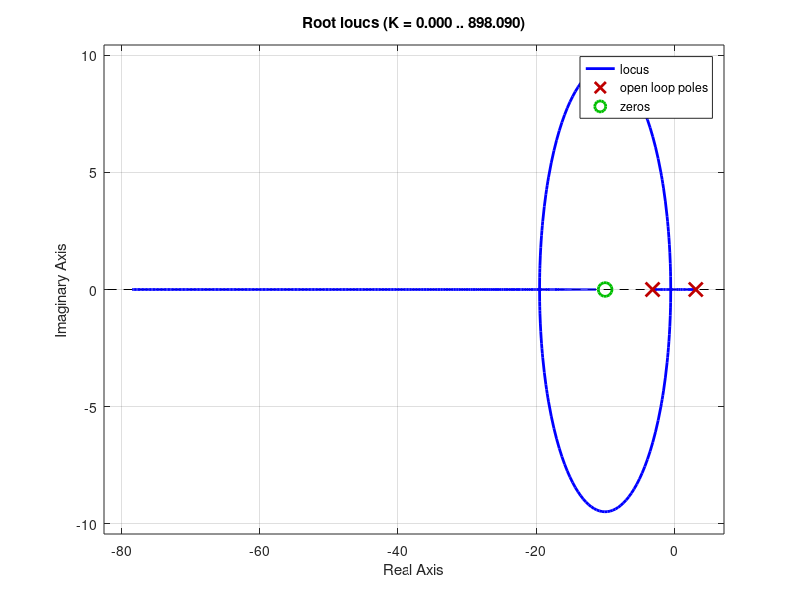

MATLAB code to generate this figure: (Note: this script raises an error after producing the figure.)
%% Control design for inverted pendulum

clear all
close all

g = 9.8;
L = 1;
s = tf('s');

G = 1/(s^2-g/L); 

% Plot the root locus of G:

rlocus(G);

% Even a large C=K will not bring the poles to the LHP. Therefore, we need to design a dynamic compensator, i.e., a controller with poles/zeros and gain.

%% PD Controller Design
% Let's try with a PD controller. The PD controller as introduced in class is given by
% $$C(s) = k_p + k_ds = k_p \left( \frac{k_d}{k_p}s +1 \right) = k_p \left( \mu s +1 \right)$$
% with
% $$\mu = \frac{k_d}{k_p} .$$

kp = 1; mu = 0.1;
C = kp*(mu*s+1);
rlocus(C*G);

% With a gain of 10.1, we will be able to place the closed loop poles at -0.5. Thus, we let

C = 10.1*C;

% Now, we verify that the position of the closed loop poles is as desired

pzplot(minreal(C*G/(1+C*G)))

%% PID Controller Design
% Assume that the objective is to design a controller that ensures zero steady state error to step inputs. The previous controller will not be able to ensure this, since the system G is type zero, and the controller C will not add any pole at the origin. Let's verify by plotting the step response of the closed loop system:

step(minreal(C*G/(1+C*G)))

% As expected, there is a large steady state error. The final value (or the ) can also be computed as follows
% $$\lim_{s \to 0} s \frac{1}{1+L(s)}\frac{1}{s} = \frac{1}{1+\frac{1}{-g/L} 10.1} = -32.68$$
% To ensure zero steady state error to step input we need to increase the type of the system, i.e. we need to add an integrator. This is achieved by implementing a PID controller.
% The PID controller is given by:
% $$C(s)=k_p+k_ds+\frac{k_i}{s} = \frac{k_ds^2+k_ps +k_i}{s} = k_d \frac{(s^2+as + b)}{s}$$
% with
% $$a = \frac{k_p}{k_d} , \qquad b = \frac{k_i}{k_d}$$
% Let's try to design a controller, for example:

kp = 1; kd = 0.2; ki = 0.05;
C = kp+kd*s+ki/s;
rlocus(C*G);

% From the root locus, we conclude that by adding a gain of 11.8, the poles of the close loop system will come to the LHP.

C = 11.8*C;
pzplot(minreal(C*G/(1+C*G)));

% The step response of the system will now look like

step(minreal(C*G/(1+C*G)));

% demonstrating zero steady state error.

C = C/(s/100+1);
[num den] = tfdata(C, 'v')
